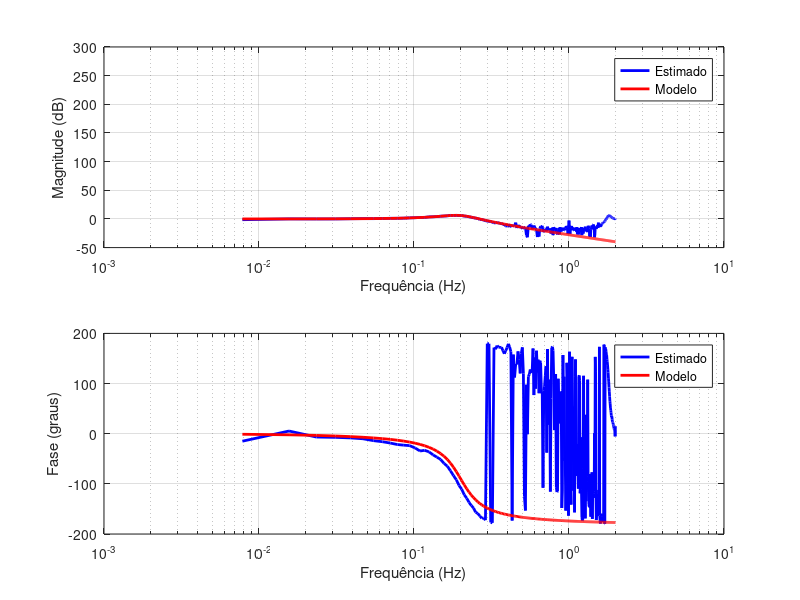

This chart was generated by the following MATLAB code:
% Carregamento dos dados (substitua 'trabalho4-2023-1.mat' pelo nome correto do arquivo)
load('trabalho4-2023-1.mat');

% Frequência de amostragem e vetor de frequências em Hz
fs = 2; % Frequência de amostragem em Hz
freq = (0:length(u)-1) * fs / length(u); % Vetor de frequências em Hz

% Cálculo do espectro de entrada e saída
U = fft(u);
Y = fft(y);

% Estimativa da resposta em frequência
H_estimado = Y ./ U;

% Inicialização dos parâmetros para ajuste manual
wn_guess = 0.2;
zeta_guess = 0.25;

% Calcula a resposta em frequência para os valores iniciais dos parâmetros
sistema = tf(wn_guess^2, [1, 2 * zeta_guess * wn_guess, wn_guess^2]);
H_modelo = freqresp(sistema, freq); 

% Plota a resposta em frequência estimada e do modelo inicial (magnitude)
figure;
subplot(2, 1, 1);
semilogx(freq, 20 * log10(abs(H_estimado)), 'b', 'LineWidth', 2);
hold on;
semilogx(freq, 20 * log10(abs(squeeze(H_modelo))), 'r', 'LineWidth', 2);
xlabel('Frequência (Hz)');
ylabel('Magnitude (dB)');
legend('Estimado', 'Modelo');
grid on;

% Plota a resposta em frequência do modelo inicial (fase em graus)
subplot(2, 1, 2);
semilogx(freq, rad2deg(angle(H_estimado)), 'b', 'LineWidth', 2);
hold on;
semilogx(freq, rad2deg(angle(squeeze(H_modelo))), 'r', 'LineWidth', 2);
xlabel('Frequência (Hz)');
ylabel('Fase (graus)');
legend('Estimado', 'Modelo');
grid on;